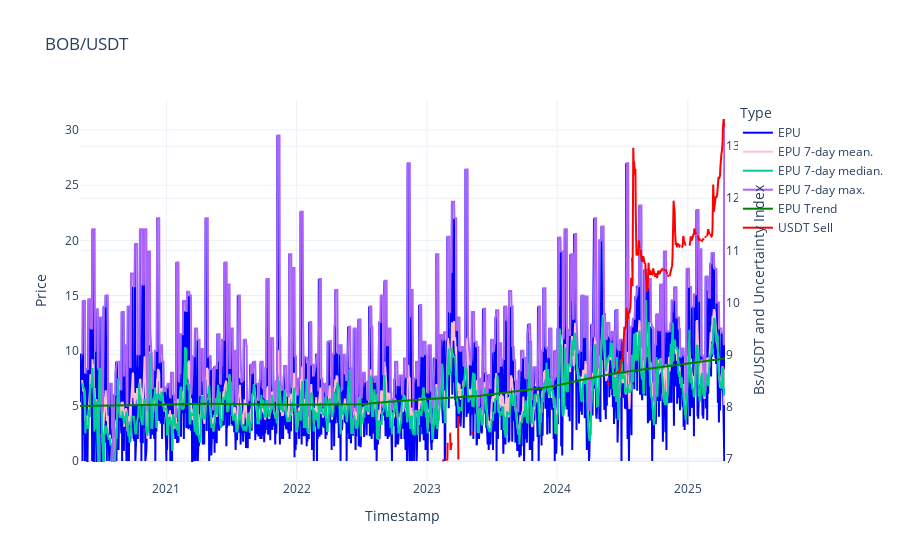

Here is the notebook cell this chart was saved with:
### Code cell
fig = go.Figure()
fig.add_trace(go.Scatter(x=epu_day.index, y=epu_day['epu'], mode='lines', name='EPU', line=dict(color='blue')))
fig.add_trace(go.Scatter(x=epu_day.index, y=epu_day['7mean_epu'], mode='lines', name='EPU 7-day mean.', line=dict(color='pink')))
fig.add_trace(go.Scatter(x=epu_day.index, y=epu_day['7median_epu'], mode='lines', name='EPU 7-day median.'))
fig.add_trace(go.Scatter(x=epu_day.index, y=epu_day['7max_epu'], mode='lines', name='EPU 7-day max.'))
fig.add_trace(go.Scatter(x=epu_day.index, y=epu_day['epu_trend_7'], mode='lines', name='EPU Trend', line=dict(color='green')))
fig.add_trace(go.Scatter(x=usdt_day.index, y=usdt_day['usdt'], mode='lines', name='USDT Sell', line=dict(color='red'), yaxis='y2'))
fig.update_layout(
    yaxis2=dict(
        title="Bs/USDT and Uncertainty Index",
        overlaying='y',
        side='right'),
    title='BOB/USDT',
    xaxis_title='Timestamp',
    yaxis_title='Price',
    legend_title='Type',
    template='plotly_white'
)

fig.show()

### Figure 1 — Plotly figure (JSON) as saved in the notebook; plotly's stock layout.template omitted (floating-point values rounded to 4 significant figures; data arrays with more than 128 entries replaced by an {"elided": "..."} marker saying what was removed)
{"data": [{"line": {"color": "blue"}, "mode": "lines", "name": "EPU", "type": "scatter", "x": {"elided": "1808 str values"}, "y": {"elided": "1808 float values"}}, {"line": {"color": "pink"}, "mode": "lines", "name": "EPU 7-day mean.", "type": "scatter", "x": {"elided": "1808 str values"}, "y": {"elided": "1808 float values"}}, {"mode": "lines", "name": "EPU 7-day median.", "type": "scatter", "x": {"elided": "1808 str values"}, "y": {"elided": "1808 float values"}}, {"mode": "lines", "name": "EPU 7-day max.", "type": "scatter", "x": {"elided": "1808 str values"}, "y": {"elided": "1808 float values"}}, {"line": {"color": "green"}, "mode": "lines", "name": "EPU Trend", "type": "scatter", "x": {"elided": "1808 str values"}, "y": {"elided": "1808 float values"}}, {"line": {"color": "red"}, "mode": "lines", "name": "USDT Sell", "type": "scatter", "x": {"elided": "835 str values"}, "y": {"elided": "835 float values"}, "yaxis": "y2"}], "layout": {"legend": {"title": {"text": "Type"}}, "title": {"text": "BOB/USDT"}, "xaxis": {"title": {"text": "Timestamp"}}, "yaxis": {"title": {"text": "Price"}}, "yaxis2": {"overlaying": "y", "side": "right", "title": {"text": "Bs/USDT and Uncertainty Index"}}}}
